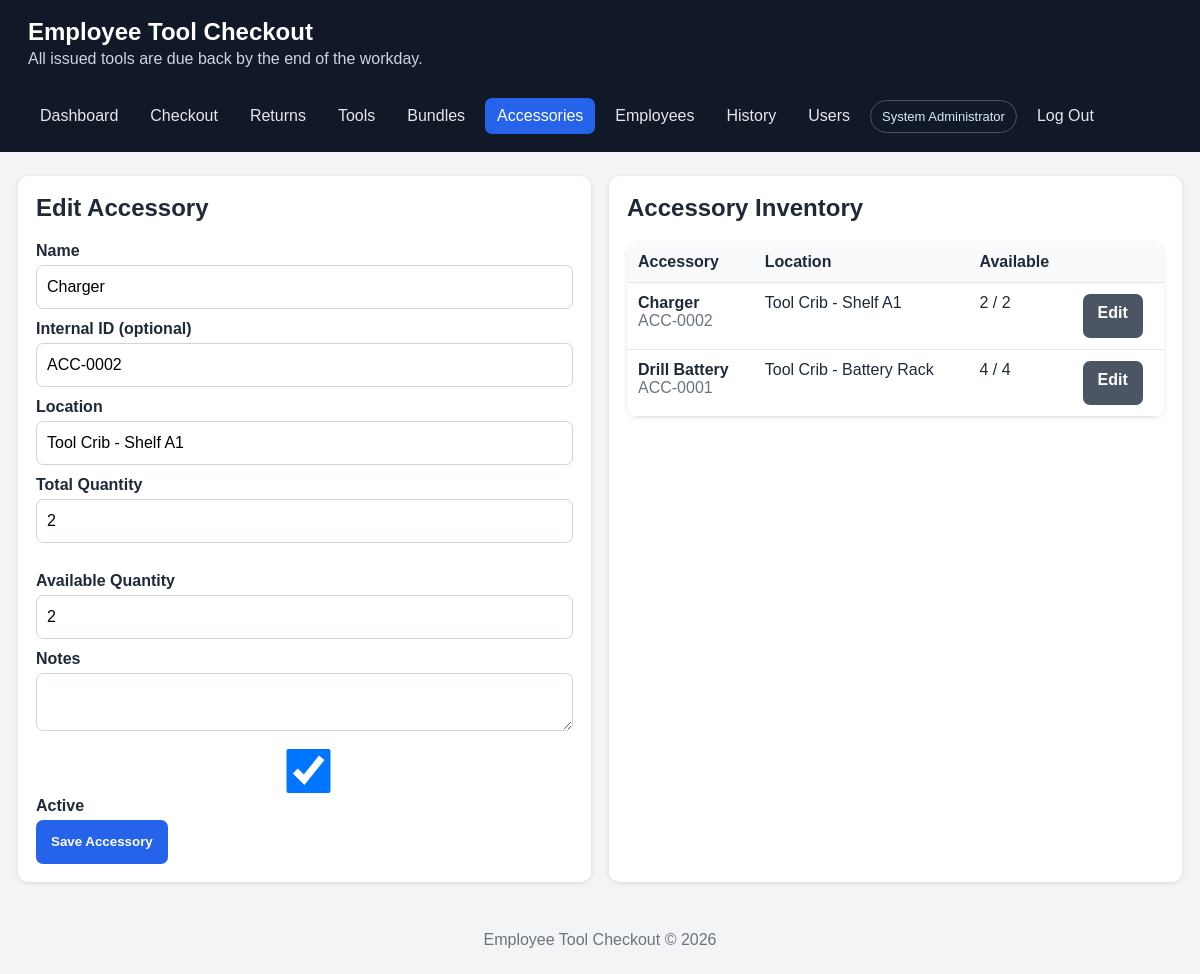
/accessories.php?id=2 (signed in), run on the app's committed database.
### tables this page shows
CREATE TABLE IF NOT EXISTS accessories (
    id INT UNSIGNED AUTO_INCREMENT PRIMARY KEY,
    accessory_name VARCHAR(160) NOT NULL,
    internal_id VARCHAR(100) NULL,
    tool_location VARCHAR(190) NULL,
    quantity_total INT UNSIGNED NOT NULL DEFAULT 1,
    quantity_available INT UNSIGNED NOT NULL DEFAULT 1,
    active TINYINT(1) NOT NULL DEFAULT 1,
    notes TEXT NULL,
    created_at DATETIME NOT NULL DEFAULT CURRENT_TIMESTAMP,
    UNIQUE KEY uq_accessory_internal (internal_id)
);

### includes/functions.php (called while the page is built, shortened)
<?php
function e(?string $value): string
{
    return htmlspecialchars($value ?? '', ENT_QUOTES, 'UTF-8');
}

### accessories.php (the view, shortened to what this page needs)
<?php
require __DIR__.'/includes/header.php';$pdo=db();$id=(int)($_GET['id']??$_POST['id']??0);
$edit=null;if($id){$s=$pdo->prepare('SELECT * FROM accessories WHERE id=?');$s->execute([$id]);$edit=$s->fetch();}$rows=$pdo->query('SELECT * FROM accessories ORDER BY accessory_name')->fetchAll();
?><div class="grid two"><div class="card"><h2><?=$edit?'Edit':'Add'?> Accessory</h2><form method="post"><?php if($edit):?><input type="hidden" name="id" value="<?=$id?>"><?php endif;?><label>Name</label><input name="accessory_name" required value="<?=e($edit['accessory_name']??'')?>"><label>Internal ID (optional)</label><input name="internal_id" value="<?=e($edit['internal_id']??'')?>"><label>Location</label><input name="tool_location" value="<?=e($edit['tool_location']??'')?>"><div class="grid two"><div><label>Total Quantity</label><input type="number" min="0" name="quantity_total" value="<?=e((string)($edit['quantity_total']??1))?>"></div><div><label>Available Quantity</label><input type="number" min="0" name="quantity_available" value="<?=e((string)($edit['quantity_available']??1))?>"></div></div><label>Notes</label><textarea name="notes"><?=e($edit['notes']??'')?></textarea><?php if($edit):?><label><input type="checkbox" name="active" <?=$edit['active']?'checked':''?>> Active</label><?php endif;?><button>Save Accessory</button></form></div><div class="card"><h2>Accessory Inventory</h2><div class="table-wrap"><table><thead><tr><th>Accessory</th><th>Location</th><th>Available</th><th></th></tr></thead><tbody><?php foreach($rows as $r):?><tr><td><strong><?=e($r['accessory_name'])?></strong><br><span class="muted"><?=e($r['internal_id']?:'No internal ID')?></span></td><td><?=e($r['tool_location']?:'—')?></td><td><?=(int)$r['quantity_available']?> / <?=(int)$r['quantity_total']?></td><td><a class="button secondary" href="accessories.php?id=<?=(int)$r['id']?>">Edit</a></td></tr><?php endforeach;?></tbody></table></div></div></div><?php require __DIR__.'/includes/footer.php';?>

### assets/style.css (style rules this page uses)
:root { font-family: Arial, sans-serif; color: #1f2937; background: #f3f4f6; }
* { box-sizing: border-box; }
body { margin: 0; }
.grid { display: grid; gap: 18px; }
.grid.two { grid-template-columns: repeat(auto-fit, minmax(330px, 1fr)); }
.card { background: white; border-radius: 10px; padding: 18px; box-shadow: 0 1px 4px rgba(0,0,0,.12); }
.card h2, .card h3 { margin-top: 0; }
label { display: block; font-weight: 700; margin: 11px 0 5px; }
input, select, textarea { width: 100%; padding: 10px; border: 1px solid #cbd5e1; border-radius: 7px; font: inherit; }
textarea { min-height: 85px; resize: vertical; }
button, .button { display: inline-block; background: #2563eb; color: white; border: 0; border-radius: 7px; padding: 10px 15px; cursor: pointer; text-decoration: none; font-weight: 700; }
.button.secondary { background: #4b5563; }
table { width: 100%; border-collapse: collapse; background: white; }
th, td { padding: 11px; border-bottom: 1px solid #e5e7eb; text-align: left; vertical-align: top; }
th { background: #f8fafc; }
.table-wrap { overflow-x: auto; border-radius: 10px; box-shadow: 0 1px 4px rgba(0,0,0,.1); }
.muted { color: #6b7280; }
body { padding-bottom: env(safe-area-inset-bottom); }
button, .button, input, select, textarea { min-height: 44px; }

### data on the page
accessories: accessory_name "Charger", internal_id "ACC-0002", tool_location "Tool Crib - Shelf A1", quantity_total "2", quantity_available "2", active "☑", internal "ACC-0002"
accessories: accessory_name "Drill Battery", internal "ACC-0001", tool_location "Tool Crib - Battery Rack", quantity_available "4", quantity_total "4"

### other printed values
APP_NAME "Employee Tool Checkout"
current_user()['full_name'] "System Administrator"
